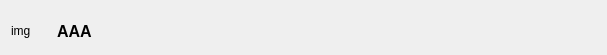
<?xml version="1.0" encoding="UTF-8"?>
<ui version="4.0">
 <class>FriendBriefWidget</class>
 <widget class="QWidget" name="FriendBriefWidget">
  <property name="geometry">
   <rect>
    <x>0</x>
    <y>0</y>
    <width>607</width>
    <height>55</height>
   </rect>
  </property>
  <property name="minimumSize">
   <size>
    <width>0</width>
    <height>55</height>
   </size>
  </property>
  <property name="maximumSize">
   <size>
    <width>16777215</width>
    <height>55</height>
   </size>
  </property>
  <property name="windowTitle">
   <string>Form</string>
  </property>
  <layout class="QHBoxLayout" name="horizontalLayout">
   <item>
    <widget class="QLabel" name="image_lbl">
     <property name="minimumSize">
      <size>
       <width>40</width>
       <height>40</height>
      </size>
     </property>
     <property name="maximumSize">
      <size>
       <width>40</width>
       <height>40</height>
      </size>
     </property>
     <property name="text">
      <string>img</string>
     </property>
    </widget>
   </item>
   <item>
    <widget class="QLabel" name="name_lbl">
     <property name="minimumSize">
      <size>
       <width>0</width>
       <height>40</height>
      </size>
     </property>
     <property name="maximumSize">
      <size>
       <width>16777215</width>
       <height>40</height>
      </size>
     </property>
     <property name="font">
      <font>
       <pointsize>12</pointsize>
       <weight>75</weight>
       <bold>true</bold>
      </font>
     </property>
     <property name="text">
      <string>AAA</string>
     </property>
    </widget>
   </item>
  </layout>
 </widget>
 <resources/>
 <connections/>
</ui>
